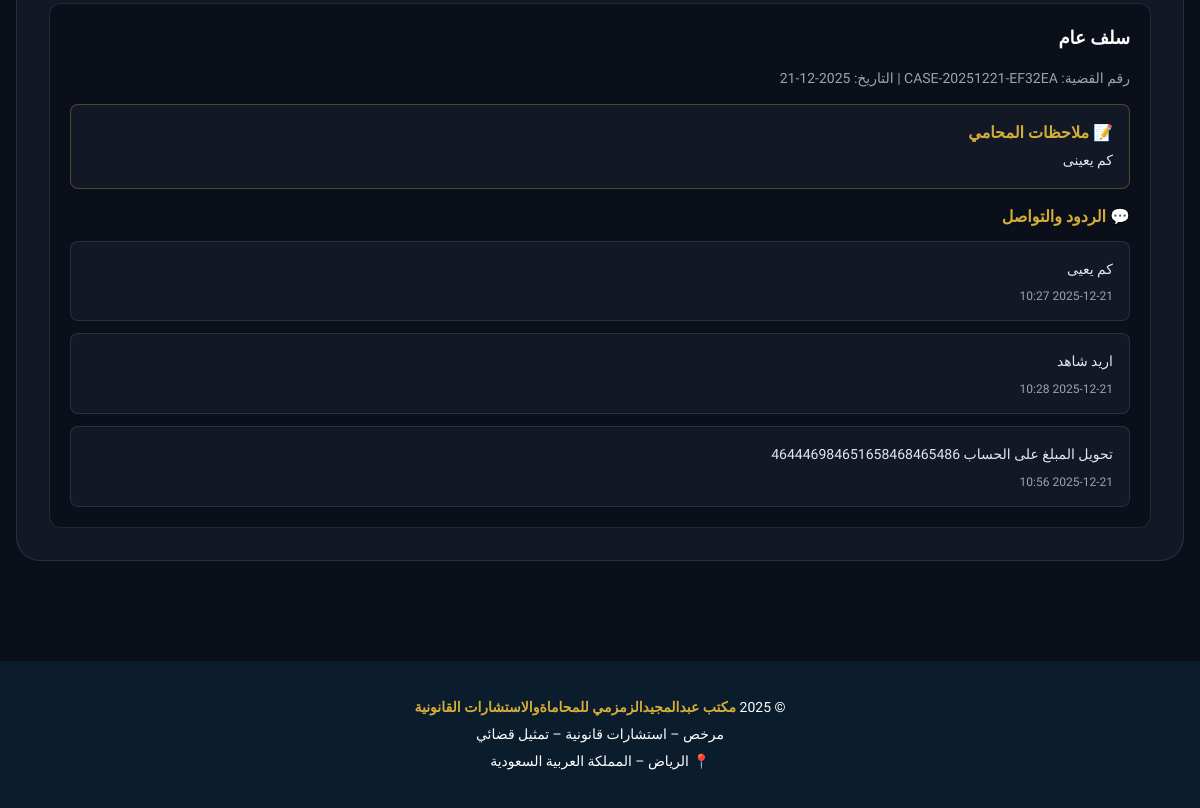
/accounts/dashboard/ (signed in, lower part), run on an earlier commit of the app's database.
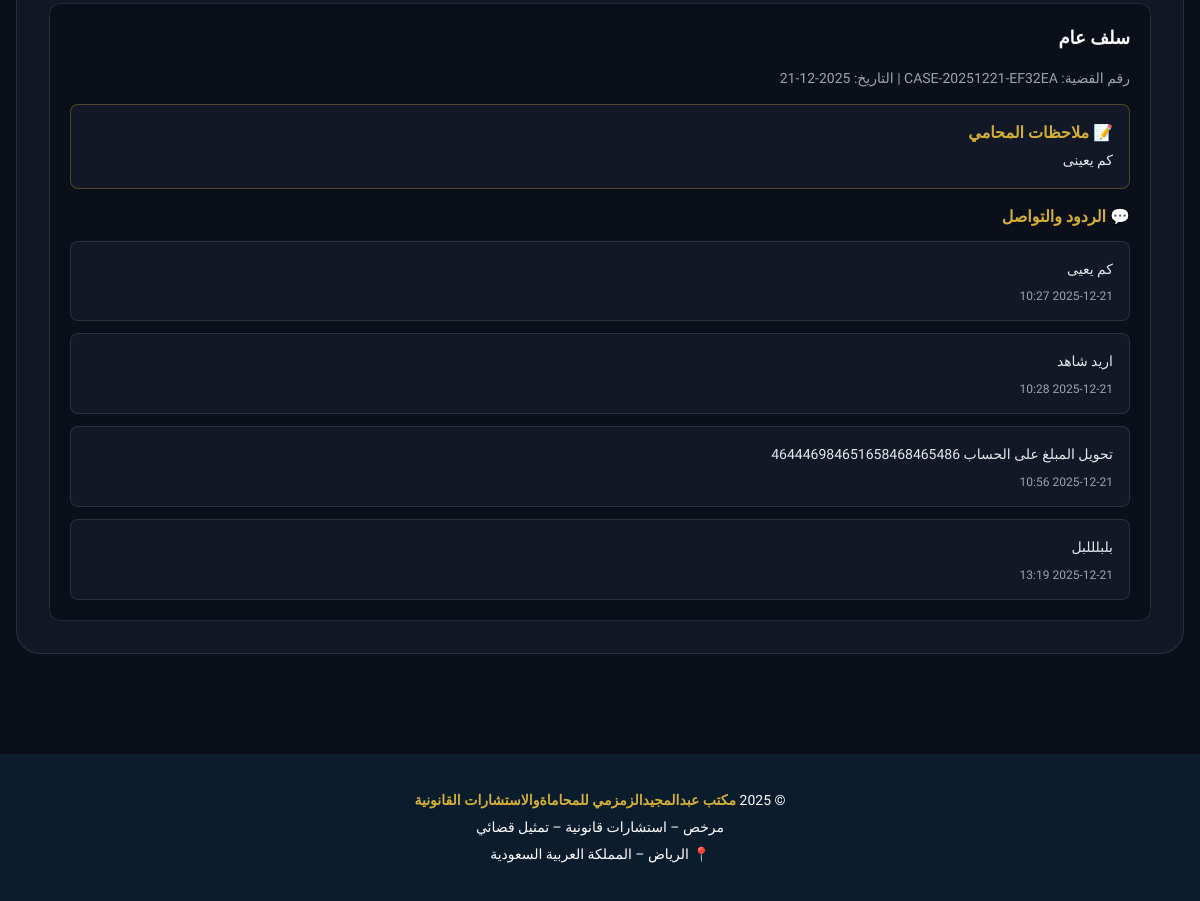
And on a later commit of the database.
### accounts/models.py (models this page shows, shortened)
class Case(models.Model):
    CASE_TYPES = [
        ("civil", "مدنية"),
        ("criminal", "جنائية"),
        ("commercial", "تجارية"),
        ("family", "أحوال شخصية"),
        ("labor", "عمالية"),
        ("other", "أخرى"),
    ]
    CASE_STATUS = [
        ("new", "جديدة"),
        ("under_review", "قيد المراجعة"),
        ("in_progress", "قيد المتابعة"),
        ("closed", "مغلقة"),
    ]
    user = models.ForeignKey(
        User,
        on_delete=models.CASCADE,
        related_name="account_cases",
        verbose_name="العميل"
    )
    case_number = models.CharField(
        max_length=50,
        unique=True,
        blank=True,
        null=True,
        verbose_name="رقم القضية"
    )
    case_type = models.CharField(
        max_length=20,
        choices=CASE_TYPES,
        default="other",
        blank=True,
        verbose_name="نوع القضية"
    )
    title = models.CharField(
        max_length=255,
        verbose_name="عنوان القضية"
    )
    description = models.TextField(
        verbose_name="وصف القضية"
    )
    status = models.CharField(
        max_length=20,
        choices=CASE_STATUS,
        default="new",
        verbose_name="حالة القضية"
    )
    lawyer_notes = models.TextField(
        blank=True,
        null=True,
        verbose_name="ملاحظات المحامي"
    )
    created_at = models.DateTimeField(
        auto_now_add=True,
        verbose_name="تاريخ الإنشاء"
    )
    class Meta:
        verbose_name = "قضية"
        verbose_name_plural = "القضايا"

class CaseReply(models.Model):
    case = models.ForeignKey(
        Case,
        on_delete=models.CASCADE,
        related_name="replies",
        verbose_name="القضية"
    )
    sender = models.ForeignKey(
        User,
        on_delete=models.CASCADE,
        verbose_name="المرسل"
    )
    message = models.TextField(
        verbose_name="الرسالة"
    )
    is_visible_for_client = models.BooleanField(
        default=True,
        verbose_name="مرئي للعميل"
    )
    created_at = models.DateTimeField(
        auto_now_add=True,
        verbose_name="تاريخ الإرسال"
    )
    class Meta:
        verbose_name = "رد"
        verbose_name_plural = "الردود"
        ordering = ["created_at"]

### accounts/views.py (the view)
# urls.py: path('dashboard/', user_dashboard, name='user_dashboard'),
@login_required
def user_dashboard(request):
    redir = _redirect_if_suspended(request, allow_dashboard=True)
    if redir:
        return redir
    profile = getattr(request.user, 'profile', None)
    cases = request.user.account_cases.all().order_by('-created_at')
    latest_agreement = _get_latest_agreement(request.user)
    return render(request, 'accounts/dashboard.html', {
        'profile': profile,
        'cases': cases,
        'documents': request.user.documents.all(),
        'now': timezone.now(),
        'agreement': latest_agreement,
    })

### accounts/views.py (called while the page is built)
def _get_latest_agreement(user):
    if not user.is_authenticated:
        return None
    return user.agreements.order_by('-created_at').first()

def _redirect_if_suspended(request, allow_dashboard=False):
    if request.user.is_authenticated:
        if request.user.account_status in ("pending_agreement", "payment_pending"):
            if allow_dashboard:
                return None
            latest = _get_latest_agreement(request.user)
            if latest:
                return redirect('agreement_view', token=latest.token)
            return redirect('account_suspended')
    return None

### templates/accounts/dashboard.html (shortened to what this page needs)
<!DOCTYPE html>
<html lang="ar" dir="rtl">
<head>
  <script src="https://cdn.tailwindcss.com"></script>
</head>
<body class="bg-dark text-white font-cairo min-h-screen">
<div class="container-desktop mx-auto px-4 py-10 space-y-10">
  <div class="bg-card rounded-3xl p-6 sm:p-8 space-y-6 border border-white/10">
    {% if cases %}
      <div class="space-y-6">
        {% for case in cases %}
        <div class="bg-dark rounded-xl p-5 border border-white/10 space-y-4">
          <div class="flex items-center justify-between">
            <p class="font-bold text-lg">{{ case.title }}</p>
          </div>
          <p class="text-sm text-gray-400">
            رقم القضية: {{ case.case_number }} |
            التاريخ: {{ case.created_at|date:"Y-m-d" }}
          </p>
          {% if case.lawyer_notes %}
            <div class="bg-card rounded-lg p-4 border border-gold/30">
              <p class="text-gold font-bold mb-1">📝 ملاحظات المحامي</p>
              <p class="text-sm leading-relaxed text-gray-200">
                {{ case.lawyer_notes }}
              </p>
            </div>
          {% endif %}
          <div class="space-y-3">
            <p class="text-gold font-bold">💬 الردود والتواصل</p>
            {% for reply in case.replies.all %}
              {% if reply.is_visible_for_client %}
              <div class="bg-card rounded-lg p-4 border border-white/10">
                <p class="text-sm text-gray-200 leading-relaxed">
                  {{ reply.message }}
                </p>
                <p class="text-xs text-gray-400 mt-2">
                  {{ reply.created_at|date:"Y-m-d H:i" }}
                </p>
              </div>
              {% endif %}
            {% empty %}
              <p class="text-sm text-gray-500">
                لا توجد ردود حتى الآن.
              </p>
            {% endfor %}
          </div>
        </div>
        {% endfor %}
      </div>
    {% else %}
      <p class="text-gray-400">
        لا توجد قضايا مضافة حتى الآن.
      </p>
    {% endif %}
  </div>
</div>
{% include "footer.html" %}
</body>
</html>

### templates/footer.html (shortened to what this page needs)
<!DOCTYPE html>
<html lang="ar" dir="rtl">
<head>
</head>
<body>
<footer class="footer">
  <p>© 2025 <span>مكتب عبدالمجيدالزمزمي للمحاماةوالاستشارات القانونية</span></p>
  <p>مرخص – استشارات قانونية – تمثيل قضائي</p>
  <p>📍 الرياض – المملكة العربية السعودية</p>
</footer>
</body>
</html>

### templates/footer.html (style rules this page uses)
.footer { background: #0b1c2d; color: #fff; padding: 30px 20px; text-align: center; margin-top: 60px; }
.footer p { margin: 6px 0; font-size: 14px; }
.footer span { color: #d4af37; font-weight: bold; }

What changed in the data, as far as the page shows it:
added CaseReply: message "بلبلللبل", created_at "2025-12-21 13:19"
